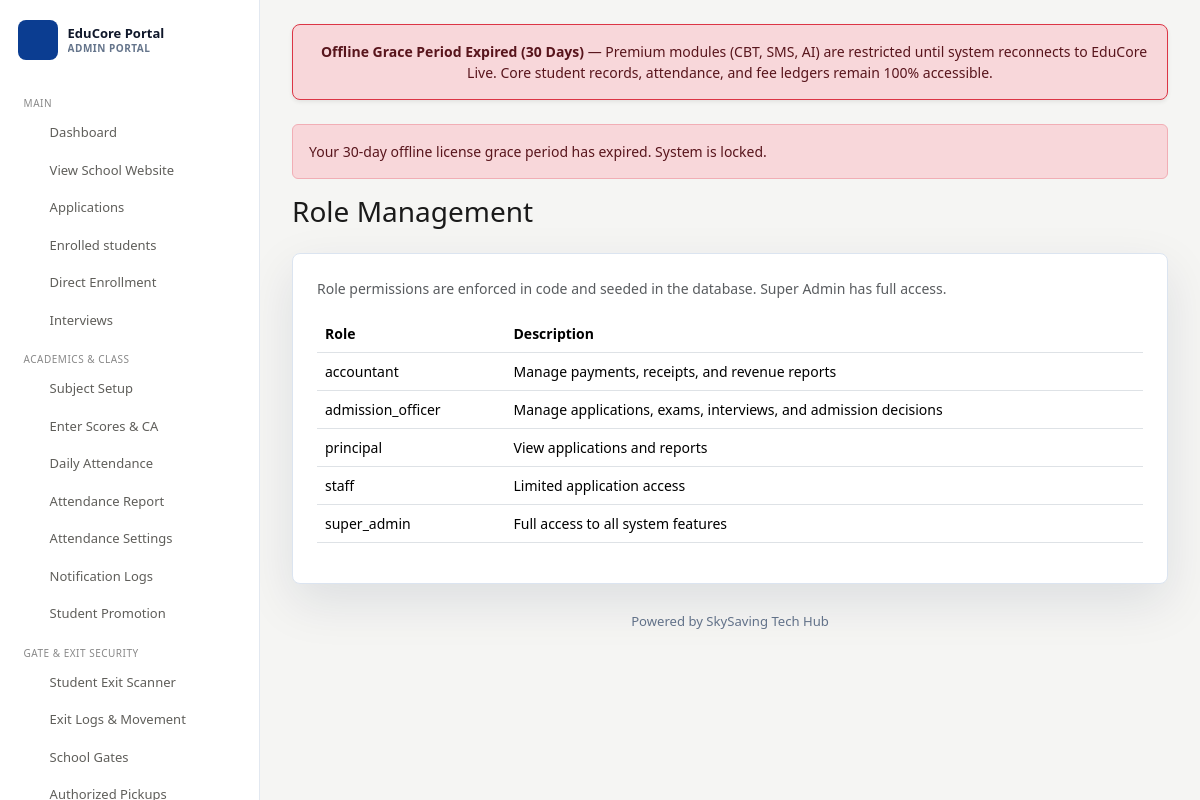
The app's page /admin/roles (signed in) with its own data.
### tables this page shows
CREATE TABLE `roles` (
  `id` int unsigned NOT NULL AUTO_INCREMENT,
  `name` varchar(80) NOT NULL,
  `description` varchar(255) DEFAULT NULL,
  PRIMARY KEY (`id`),
  UNIQUE KEY `name` (`name`)
);

### config/helpers.php (called while the page is built, shortened)
<?php
require_once __DIR__ . '/database.php';
function e(?string $value): string
{
    return htmlspecialchars((string) $value, ENT_QUOTES, 'UTF-8');
}
function render(string $view, array $data = [], ?string $layout = 'public'): void
{
    extract($data);
    require __DIR__ . '/../views/' . $view . '.php';
}

### controllers/AdminController.php (called while the page is built, shortened)
<?php
require_once __DIR__ . '/../config/helpers.php';
final class AdminController
{
    private PDO $db;
    public function __construct()
    {
        $this->db = Database::connect();
    }
    public function roles(): void
    {
        $roles = $this->db->query('SELECT * FROM roles ORDER BY name')->fetchAll();
        render('admin/roles', compact('roles'), 'admin');
    }
}

### config/database.php (called while the page is built, shortened)
<?php
class TenantPDO extends PDO
{
    #[\ReturnTypeWillChange]
    public function prepare($statement, $options = null)
    {
        $options = is_array($options) ? $options : [];
        $rewritten = $this->rewriteSql($statement);
        try {
            return parent::prepare($rewritten, $options);
        } catch (PDOException $e) {
            throw new PDOException($e->getMessage() . " | Raw SQL: " . $statement . " | Rewritten SQL: " . $rewritten, (int)$e->getCode(), $e);
        }
    }
    #[\ReturnTypeWillChange]
    public function query($statement, $mode = null, ...$fetchModeArgs)
    {
        $rewritten = $this->rewriteSql($statement);
        try {
            if ($mode === null) {
                return parent::query($rewritten);
            }
            return parent::query($rewritten, $mode, ...$fetchModeArgs);
        } catch (PDOException $e) {
            throw new PDOException($e->getMessage() . " | Raw SQL: " . $statement . " | Rewritten SQL: " . $rewritten, (int)$e->getCode(), $e);
        }
    }
    private function rewriteSql(string $sql): string
    {
        $excludePatterns = [
            'superadmins', 'schools', 'school_licenses', 'school_subscriptions',
            'super_audit_logs', 'system_updates', 'system_releases', 'system_update_history',
            'school_update_log', 'migrations',
            'support_tickets', 'support_ticket_replies', 'roles', 'permissions',
            'role_permissions',
            'customer_accounts', 'customer_invoices', 'customer_domains',
            'customer_downloads_log', 'customer_marketplace_orders',
            'platform_settings', 'app_configs', 'school_settings', 'system_settings',
            'software_releases',
            'marketplace_products', 'marketplace_transactions',
            'subscription_reminder_log',
            'coupons',
        ];
        foreach ($excludePatterns as $pattern) {
            if (stripos($sql, $pattern) !== false) {
                return $sql;
            }
        }
        if (stripos($sql, 'school_id') !== false) {
            return $sql;
        }
        return $sql;
    }
}
final class Database
{
    private static ?TenantPDO $pdo = null;
    public static function connect(): TenantPDO
    {
        if (self::$pdo === null) {
            $dsn = 'mysql:host=' . DB_HOST . ';dbname=' . DB_NAME . ';charset=utf8mb4';
            try {
                self::$pdo = new TenantPDO($dsn, DB_USER, DB_PASS, [
                    PDO::ATTR_ERRMODE => PDO::ERRMODE_EXCEPTION,
                    PDO::ATTR_DEFAULT_FETCH_MODE => PDO::FETCH_ASSOC,
                    PDO::ATTR_EMULATE_PREPARES => false,
                    PDO::MYSQL_ATTR_USE_BUFFERED_QUERY => true,
                ]);
            } catch (PDOException $e) {
                $hostName = strtolower($_SERVER['HTTP_HOST'] ?? 'localhost');
                $isLocalHost = str_starts_with($hostName, 'localhost')
                    || str_starts_with($hostName, '127.0.0.1')
                    || str_starts_with($hostName, '[::1]');
                if ($isLocalHost && DB_NAME !== 'school_admission_portal') {
                    try {
                        $fallbackDsn = 'mysql:host=localhost;dbname=' . DB_NAME . ';charset=utf8mb4';
                        self::$pdo = new TenantPDO($fallbackDsn, 'root', '', [
                            PDO::ATTR_ERRMODE => PDO::ERRMODE_EXCEPTION,
                            PDO::ATTR_DEFAULT_FETCH_MODE => PDO::FETCH_ASSOC,
                            PDO::ATTR_EMULATE_PREPARES => false,
                            PDO::MYSQL_ATTR_USE_BUFFERED_QUERY => true,
                        ]);
                    } catch (PDOException $fallbackException) {
                        throw $e;
                    }
                } else {
                    throw $e;
                }
            }
        }
        return self::$pdo;
    }
}

### views/admin/roles.php (the view)
<h1 class="h3 mb-4">Role Management</h1>
<div class="panel">
    <p class="text-muted">Role permissions are enforced in code and seeded in the database. Super Admin has full access.</p>
    <table class="table align-middle">
        <thead><tr><th>Role</th><th>Description</th></tr></thead>
        <tbody><?php foreach ($roles as $role): ?><tr><td><?= e($role['name']) ?></td><td><?= e($role['description']) ?></td></tr><?php endforeach; ?></tbody>
    </table>
</div>

### assets/css/style.css (style rules this page uses)
:root { --blue-950: #061a40; --blue-900: #082a66; --blue-800: #0b3d91; --blue-700: #1056c2; --gold: #f4b942; --ink: #172033; --muted: #667085; --surface: #ffffff; --soft: #f3f6fb; --line: #dbe4f0; --brand-primary: #0b3d91; --brand-secondary: #f4b942; --brand-sidebar: #061a40; --brand-button: #0b3d91; --brand-dashboard: #1056c2; --landing-ink: #080c14; --landing-navy: #0d1829; --landing-gold: #c9a84c; --landing-gold2: #f0cc7a; --landing-ivory: #faf7f0; --landing-muted: #7a7670; --landing-teal: #1a7f6e; }
body { background: var(--soft); color: var(--ink); font-family: "Segoe UI", system-ui, sans-serif; }
.admin-shell { background: #f5f5f3; color: #1a1a1a; font-size: 14px; }
.info-panel, .form-surface, .track-box, .status-card, .panel, .metric, .auth-card, .letter-sheet { background: var(--surface); border: 1px solid var(--line); border-radius: 8px; box-shadow: 0 18px 50px rgba(6, 26, 64, .10); backdrop-filter: blur(14px); }
.info-panel, .form-surface, .track-box, .status-card, .panel, .auth-card, .letter-sheet { padding: 1.5rem; }
.admin-shell { display: grid; grid-template-columns: 260px 1fr; min-height: 100vh; }

### records on screen
roles: name "accountant", description "Manage payments, receipts, and revenue reports"
roles: name "admission_officer", description "Manage applications, exams, interviews, and admission decisions"
roles: name "principal", description "View applications and reports"
roles: name "staff", description "Limited application access"
roles: name "super_admin", description "Full access to all system features"

### other values on screen
setting('school_name', 'EduCore Portal') "EduCore Portal"
$info['grace_period_days'] "30"
$flash['message'] "Your 30-day offline license grace period has expired. System is locked."
